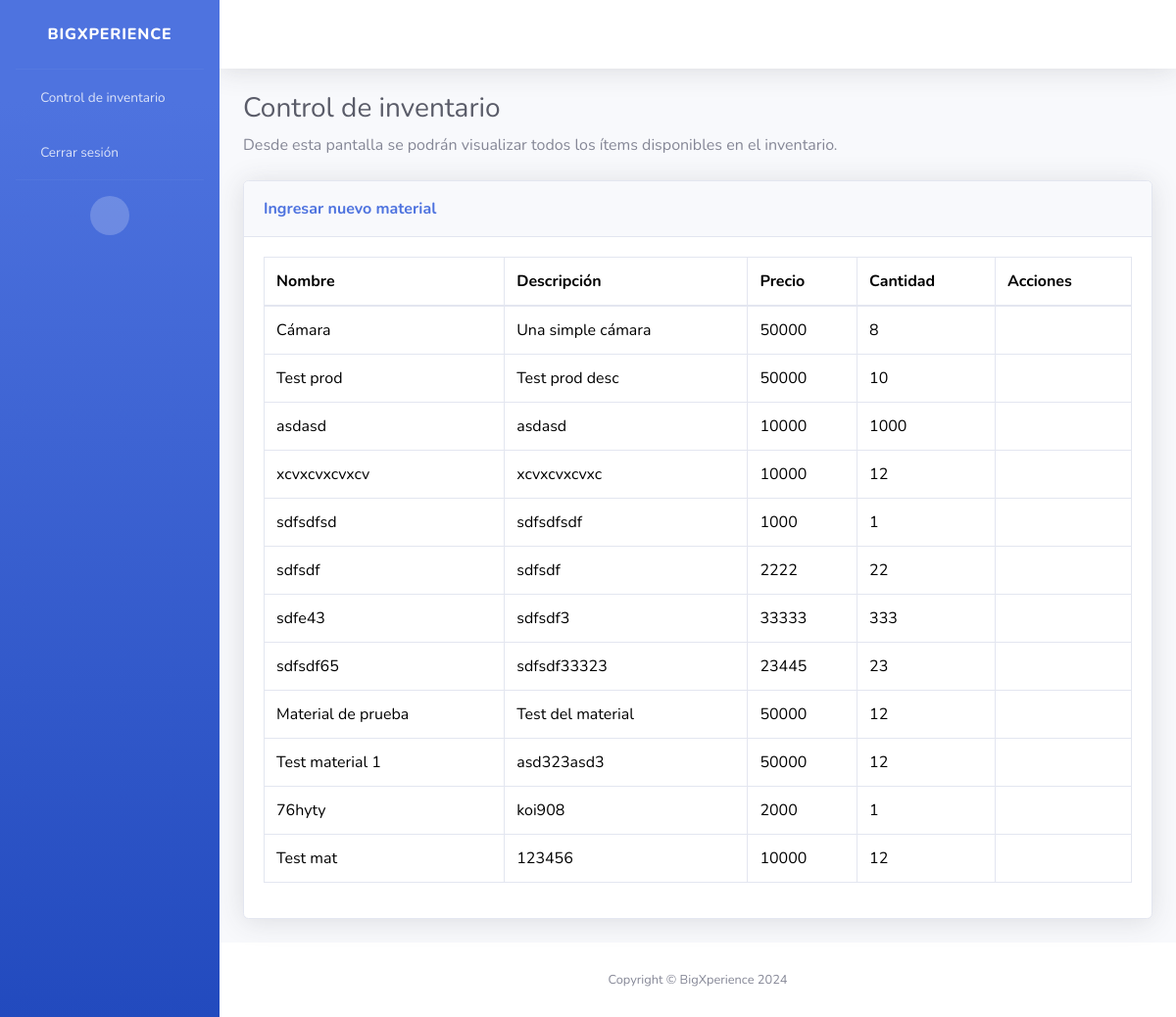
Screenshot of /inventory/ (signed in) with the database file from the repository.
### inventory/models.py (models this page shows)
class Product(models.Model):
    name = models.CharField(null=False, unique=True, max_length=20)
    description = models.CharField(null=False, unique=False, max_length=250)
    price = models.PositiveIntegerField(null=False)
    state = models.BooleanField(default=True)
    qty = models.PositiveIntegerField(default=0, null=False)
    photo = models.CharField(blank=True, max_length=250)

### inventory/views.py (the view)
# urls.py: path("", views.Products.as_view(), name="inventory"),
class Products(LoginRequiredMixin, View):
    model = Product
    login_url = ""
    def get(self, request: HttpRequest, *args, **kwargs):
        products = self.model.objects.all()
        return render(request, "inventory.html", {"products": products})

### inventory/templates/inventory.html (shortened to what this page needs)
{% extends "base.html" %}
{% load static %}
{% block title %}Control de inventario{% endblock %}
{% block subtitle %}Desde esta pantalla se podrán visualizar todos los ítems disponibles en el inventario.{% endblock %}
{% block title_description %}
<a href="{% url 'create' %}" class="m-0 font-weight-bold text-primary"> Ingresar nuevo material </a>
{% endblock%}
{% block content %}
<div class="table-responsive">
    <table class="table table-bordered" id="dataTable" width="100%" cellspacing="0">
        <thead>
        <tr>
            <th>Nombre</th>
            <th>Descripción</th>
            <th>Precio</th>
            <th>Cantidad</th>
            <th>Acciones</th>
        </tr>
        </thead>
        <tbody>
        {% for product in products %}
        <tr>
            <td>{{ product.name }}</td>
            <td>{{ product.description }}</td>
            <td>{{ product.price }}</td>
            <td>{{ product.qty }}</td>
            <td class="text-center">
                <a href="{% url 'edit' _id=product.id%}" data-toggle="tooltip" title="Editar información"><i
                        class="fas fa-edit fa-fw"></i></a>
                <a href="{% url 'edit_qty' _id=product.id%}" data-toggle="tooltip" title="Editar cantidad"><i
                        class="fas fa-archive fa-fw"></i></a>
            </td>
        </tr>
        {% endfor %}
        </tbody>
    </table>
</div>
{% endblock %}

### rows the page displays
Product: name "Cámara", description "Una simple cámara", price "50000", qty "8"
Product: name "Test prod", description "Test prod desc", price "50000", qty "10"
Product: name "asdasd", description "asdasd", price "10000", qty "1000"
Product: name "xcvxcvxcvxcv", description "xcvxcvxcvxc", price "10000", qty "12"
Product: name "sdfsdfsd", description "sdfsdfsdf", price "1000", qty "1"
Product: name "sdfsdf", description "sdfsdf", price "2222", qty "22"
Product: name "sdfe43", description "sdfsdf3", price "33333", qty "333"
Product: name "sdfsdf65", description "sdfsdf33323", price "23445", qty "23"
Product: name "Material de prueba", description "Test del material", price "50000", qty "12"
Product: name "Test material 1", description "asd323asd3", price "50000", qty "12"
Product: name "76hyty", description "koi908", price "2000", qty "1"
Product: name "Test mat", description "123456", price "10000", qty "12"
